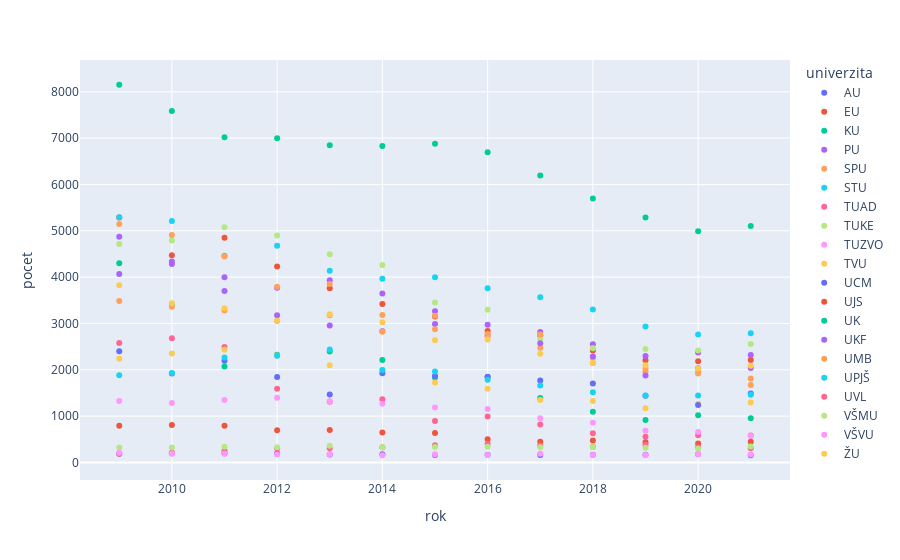

Notebook code for this chart:
### Code cell
px.scatter(absolventi, x="rok", y="pocet", color="univerzita", height=800)

### Figure 1 — Plotly figure (JSON) as saved in the notebook; plotly's stock layout.template omitted (floating-point values rounded to 4 significant figures)
{"data": [{"hovertemplate": "univerzita=AU<br>rok=%{x}<br>pocet=%{y}<extra></extra>", "legendgroup": "AU", "marker": {"color": "#636efa", "symbol": "circle"}, "mode": "markers", "name": "AU", "orientation": "v", "showlegend": true, "type": "scatter", "x": [2009, 2010, 2011, 2012, 2013, 2014, 2015, 2016, 2017, 2018, 2019, 2020, 2021], "xaxis": "x", "y": [189, 199, 200, 196, 173, 176, 164, 168, 162, 167, 169, 180, 156], "yaxis": "y"}, {"hovertemplate": "univerzita=EU<br>rok=%{x}<br>pocet=%{y}<extra></extra>", "legendgroup": "EU", "marker": {"color": "#EF553B", "symbol": "circle"}, "mode": "markers", "name": "EU", "orientation": "v", "showlegend": true, "type": "scatter", "x": [2009, 2010, 2011, 2012, 2013, 2014, 2015, 2016, 2017, 2018, 2019, 2020, 2021], "xaxis": "x", "y": [5287, 4475, 4848, 4228, 3758, 3420, 3152, 2837, 2742, 2415, 2208, 2183, 2210], "yaxis": "y"}, {"hovertemplate": "univerzita=KU<br>rok=%{x}<br>pocet=%{y}<extra></extra>", "legendgroup": "KU", "marker": {"color": "#00cc96", "symbol": "circle"}, "mode": "markers", "name": "KU", "orientation": "v", "showlegend": true, "type": "scatter", "x": [2009, 2010, 2011, 2012, 2013, 2014, 2015, 2016, 2017, 2018, 2019, 2020, 2021], "xaxis": "x", "y": [4297, 3418, 2073, 2327, 2394, 2210, 1836, 1847, 1389, 1096, 918, 1019, 953], "yaxis": "y"}, {"hovertemplate": "univerzita=PU<br>rok=%{x}<br>pocet=%{y}<extra></extra>", "legendgroup": "PU", "marker": {"color": "#ab63fa", "symbol": "circle"}, "mode": "markers", "name": "PU", "orientation": "v", "showlegend": true, "type": "scatter", "x": [2009, 2010, 2011, 2012, 2013, 2014, 2015, 2016, 2017, 2018, 2019, 2020, 2021], "xaxis": "x", "y": [4066, 4283, 3702, 3180, 2957, 2832, 2990, 2737, 2818, 2552, 2297, 2376, 2318], "yaxis": "y"}, {"hovertemplate": "univerzita=SPU<br>rok=%{x}<br>pocet=%{y}<extra></extra>", "legendgroup": "SPU", "marker": {"color": "#FFA15A", "symbol": "circle"}, "mode": "markers", "name": "SPU", "orientation": "v", "showlegend": true, "type": "scatter", "x": [2009, 2010, 2011, 2012, 2013, 2014, 2015, 2016, 2017, 2018, 2019, 2020, 2021], "xaxis": "x", "y": [3483, 3360, 3280, 3051, 3175, 2821, 2873, 2726, 2478, 2262, 1958, 1954, 1672], "yaxis": "y"}, {"hovertemplate": "univerzita=STU<br>rok=%{x}<br>pocet=%{y}<extra></extra>", "legendgroup": "STU", "marker": {"color": "#19d3f3", "symbol": "circle"}, "mode": "markers", "name": "STU", "orientation": "v", "showlegend": true, "type": "scatter", "x": [2009, 2010, 2011, 2012, 2013, 2014, 2015, 2016, 2017, 2018, 2019, 2020, 2021], "xaxis": "x", "y": [5295, 5212, 4462, 4680, 4139, 3965, 3998, 3760, 3568, 3300, 2932, 2762, 2790], "yaxis": "y"}, {"hovertemplate": "univerzita=TUAD<br>rok=%{x}<br>pocet=%{y}<extra></extra>", "legendgroup": "TUAD", "marker": {"color": "#FF6692", "symbol": "circle"}, "mode": "markers", "name": "TUAD", "orientation": "v", "showlegend": true, "type": "scatter", "x": [2009, 2010, 2011, 2012, 2013, 2014, 2015, 2016, 2017, 2018, 2019, 2020, 2021], "xaxis": "x", "y": [2581, 2680, 2491, 1590, 1313, 1364, 895, 992, 817, 629, 557, 588, 583], "yaxis": "y"}, {"hovertemplate": "univerzita=TUKE<br>rok=%{x}<br>pocet=%{y}<extra></extra>", "legendgroup": "TUKE", "marker": {"color": "#B6E880", "symbol": "circle"}, "mode": "markers", "name": "TUKE", "orientation": "v", "showlegend": true, "type": "scatter", "x": [2009, 2010, 2011, 2012, 2013, 2014, 2015, 2016, 2017, 2018, 2019, 2020, 2021], "xaxis": "x", "y": [4717, 4792, 5075, 4898, 4494, 4264, 3454, 3296, 2668, 2464, 2447, 2418, 2557], "yaxis": "y"}, {"hovertemplate": "univerzita=TUZVO<br>rok=%{x}<br>pocet=%{y}<extra></extra>", "legendgroup": "TUZVO", "marker": {"color": "#FF97FF", "symbol": "circle"}, "mode": "markers", "name": "TUZVO", "orientation": "v", "showlegend": true, "type": "scatter", "x": [2009, 2010, 2011, 2012, 2013, 2014, 2015, 2016, 2017, 2018, 2019, 2020, 2021], "xaxis": "x", "y": [1328, 1281, 1350, 1397, 1322, 1265, 1184, 1153, 954, 856, 686, 660, 569], "yaxis": "y"}, {"hovertemplate": "univerzita=TVU<br>rok=%{x}<br>pocet=%{y}<extra></extra>", "legendgroup": "TVU", "marker": {"color": "#FECB52", "symbol": "circle"}, "mode": "markers", "name": "TVU", "orientation": "v", "showlegend": true, "type": "scatter", "x": [2009, 2010, 2011, 2012, 2013, 2014, 2015, 2016, 2017, 2018, 2019, 2020, 2021], "xaxis": "x", "y": [2240, 2353, 2435, 2307, 2097, 1988, 1726, 1589, 1351, 1329, 1173, 1267, 1292], "yaxis": "y"}, {"hovertemplate": "univerzita=UCM<br>rok=%{x}<br>pocet=%{y}<extra></extra>", "legendgroup": "UCM", "marker": {"color": "#636efa", "symbol": "circle"}, "mode": "markers", "name": "UCM", "orientation": "v", "showlegend": true, "type": "scatter", "x": [2009, 2010, 2011, 2012, 2013, 2014, 2015, 2016, 2017, 2018, 2019, 2020, 2021], "xaxis": "x", "y": [2398, 1919, 2195, 1847, 1468, 1924, 1865, 1850, 1771, 1702, 1440, 1242, 1488], "yaxis": "y"}, {"hovertemplate": "univerzita=UJS<br>rok=%{x}<br>pocet=%{y}<extra></extra>", "legendgroup": "UJS", "marker": {"color": "#EF553B", "symbol": "circle"}, "mode": "markers", "name": "UJS", "orientation": "v", "showlegend": true, "type": "scatter", "x": [2009, 2010, 2011, 2012, 2013, 2014, 2015, 2016, 2017, 2018, 2019, 2020, 2021], "xaxis": "x", "y": [795, 810, 794, 695, 701, 645, 636, 499, 446, 476, 438, 409, 445], "yaxis": "y"}, {"hovertemplate": "univerzita=UK<br>rok=%{x}<br>pocet=%{y}<extra></extra>", "legendgroup": "UK", "marker": {"color": "#00cc96", "symbol": "circle"}, "mode": "markers", "name": "UK", "orientation": "v", "showlegend": true, "type": "scatter", "x": [2009, 2010, 2011, 2012, 2013, 2014, 2015, 2016, 2017, 2018, 2019, 2020, 2021], "xaxis": "x", "y": [8152, 7584, 7018, 6998, 6849, 6831, 6880, 6697, 6194, 5699, 5289, 4991, 5106], "yaxis": "y"}, {"hovertemplate": "univerzita=UKF<br>rok=%{x}<br>pocet=%{y}<extra></extra>", "legendgroup": "UKF", "marker": {"color": "#ab63fa", "symbol": "circle"}, "mode": "markers", "name": "UKF", "orientation": "v", "showlegend": true, "type": "scatter", "x": [2009, 2010, 2011, 2012, 2013, 2014, 2015, 2016, 2017, 2018, 2019, 2020, 2021], "xaxis": "x", "y": [4873, 4340, 3996, 3772, 3932, 3649, 3266, 2973, 2573, 2286, 1876, 2035, 2037], "yaxis": "y"}, {"hovertemplate": "univerzita=UMB<br>rok=%{x}<br>pocet=%{y}<extra></extra>", "legendgroup": "UMB", "marker": {"color": "#FFA15A", "symbol": "circle"}, "mode": "markers", "name": "UMB", "orientation": "v", "showlegend": true, "type": "scatter", "x": [2009, 2010, 2011, 2012, 2013, 2014, 2015, 2016, 2017, 2018, 2019, 2020, 2021], "xaxis": "x", "y": [5147, 4909, 4445, 3790, 3850, 3181, 3167, 2775, 2760, 2146, 2022, 1921, 1812], "yaxis": "y"}, {"hovertemplate": "univerzita=UPJŠ<br>rok=%{x}<br>pocet=%{y}<extra></extra>", "legendgroup": "UPJŠ", "marker": {"color": "#19d3f3", "symbol": "circle"}, "mode": "markers", "name": "UPJŠ", "orientation": "v", "showlegend": true, "type": "scatter", "x": [2009, 2010, 2011, 2012, 2013, 2014, 2015, 2016, 2017, 2018, 2019, 2020, 2021], "xaxis": "x", "y": [1880, 1929, 2264, 2305, 2440, 1995, 1961, 1787, 1661, 1513, 1448, 1447, 1460], "yaxis": "y"}, {"hovertemplate": "univerzita=UVL<br>rok=%{x}<br>pocet=%{y}<extra></extra>", "legendgroup": "UVL", "marker": {"color": "#FF6692", "symbol": "circle"}, "mode": "markers", "name": "UVL", "orientation": "v", "showlegend": true, "type": "scatter", "x": [2009, 2010, 2011, 2012, 2013, 2014, 2015, 2016, 2017, 2018, 2019, 2020, 2021], "xaxis": "x", "y": [190, 208, 253, 299, 306, 330, 370, 404, 367, 340, 384, 327, 308], "yaxis": "y"}, {"hovertemplate": "univerzita=VŠMU<br>rok=%{x}<br>pocet=%{y}<extra></extra>", "legendgroup": "VŠMU", "marker": {"color": "#B6E880", "symbol": "circle"}, "mode": "markers", "name": "VŠMU", "orientation": "v", "showlegend": true, "type": "scatter", "x": [2009, 2010, 2011, 2012, 2013, 2014, 2015, 2016, 2017, 2018, 2019, 2020, 2021], "xaxis": "x", "y": [325, 325, 342, 326, 361, 331, 333, 339, 326, 333, 317, 297, 346], "yaxis": "y"}, {"hovertemplate": "univerzita=VŠVU<br>rok=%{x}<br>pocet=%{y}<extra></extra>", "legendgroup": "VŠVU", "marker": {"color": "#FF97FF", "symbol": "circle"}, "mode": "markers", "name": "VŠVU", "orientation": "v", "showlegend": true, "type": "scatter", "x": [2009, 2010, 2011, 2012, 2013, 2014, 2015, 2016, 2017, 2018, 2019, 2020, 2021], "xaxis": "x", "y": [210, 191, 191, 171, 175, 158, 177, 159, 187, 160, 160, 175, 173], "yaxis": "y"}, {"hovertemplate": "univerzita=ŽU<br>rok=%{x}<br>pocet=%{y}<extra></extra>", "legendgroup": "ŽU", "marker": {"color": "#FECB52", "symbol": "circle"}, "mode": "markers", "name": "ŽU", "orientation": "v", "showlegend": true, "type": "scatter", "x": [2009, 2010, 2011, 2012, 2013, 2014, 2015, 2016, 2017, 2018, 2019, 2020, 2021], "xaxis": "x", "y": [3827, 3437, 3329, 3058, 3198, 3027, 2637, 2652, 2349, 2153, 2099, 2030, 2089], "yaxis": "y"}], "layout": {"autosize": true, "legend": {"title": {"text": "univerzita"}, "tracegroupgap": 0}, "margin": {"t": 60}, "xaxis": {"anchor": "y", "autorange": true, "domain": [0, 1], "range": [2008.0, 2022.0], "title": {"text": "rok"}, "type": "linear"}, "yaxis": {"anchor": "x", "autorange": true, "domain": [0, 1], "range": [-345.0, 8653.0], "title": {"text": "pocet"}, "type": "linear"}}}
